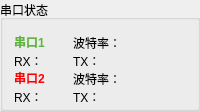
        <widget class="QGroupBox" name="spSet_groupBox">
         <property name="minimumSize">
          <size>
           <width>0</width>
           <height>111</height>
          </size>
         </property>
         <property name="maximumSize">
          <size>
           <width>999</width>
           <height>111</height>
          </size>
         </property>
         <property name="title">
          <string>串口状态</string>
         </property>
         <layout class="QGridLayout" name="gridLayout_12">
          <item row="4" column="0">
           <widget class="QLabel" name="bsp_label_11">
            <property name="minimumSize">
             <size>
              <width>0</width>
              <height>23</height>
             </size>
            </property>
            <property name="maximumSize">
             <size>
              <width>99999</width>
              <height>23</height>
             </size>
            </property>
            <property name="text">
             <string>RX：</string>
            </property>
           </widget>
          </item>
          <item row="0" column="2">
           <widget class="QLabel" name="bsp_label">
            <property name="minimumSize">
             <size>
              <width>0</width>
              <height>23</height>
             </size>
            </property>
            <property name="maximumSize">
             <size>
              <width>99999</width>
              <height>23</height>
             </size>
            </property>
            <property name="text">
             <string>波特率：</string>
            </property>
           </widget>
          </item>
          <item row="2" column="0">
           <widget class="QLabel" name="bsp_label_7">
            <property name="minimumSize">
             <size>
              <width>0</width>
              <height>23</height>
             </size>
            </property>
            <property name="maximumSize">
             <size>
              <width>99999</width>
              <height>23</height>
             </size>
            </property>
            <property name="text">
             <string>RX：</string>
            </property>
           </widget>
          </item>
          <item row="3" column="4">
           <widget class="QLabel" name="bsp_label_6">
            <property name="minimumSize">
             <size>
              <width>0</width>
              <height>23</height>
             </size>
            </property>
            <property name="maximumSize">
             <size>
              <width>99999</width>
              <height>23</height>
             </size>
            </property>
            <property name="text">
             <string/>
            </property>
           </widget>
          </item>
          <item row="3" column="0">
           <widget class="QLabel" name="portName_label_4">
            <property name="minimumSize">
             <size>
              <width>0</width>
              <height>23</height>
             </size>
            </property>
            <property name="maximumSize">
             <size>
              <width>99999</width>
              <height>23</height>
             </size>
            </property>
            <property name="text">
             <string>&lt;html&gt;&lt;head/&gt;&lt;body&gt;&lt;p&gt;&lt;span style=&quot; font-weight:600; color:#ff0000;&quot;&gt;串口2&lt;/span&gt;&lt;/p&gt;&lt;/body&gt;&lt;/html&gt;</string>
            </property>
           </widget>
          </item>
          <item row="2" column="2">
           <widget class="QLabel" name="bsp_label_8">
            <property name="minimumSize">
             <size>
              <width>0</width>
              <height>23</height>
             </size>
            </property>
            <property name="maximumSize">
             <size>
              <width>99999</width>
              <height>23</height>
             </size>
            </property>
            <property name="text">
             <string>TX：</string>
            </property>
           </widget>
          </item>
          <item row="0" column="0">
           <widget class="QLabel" name="portName_label">
            <property name="minimumSize">
             <size>
              <width>0</width>
              <height>23</height>
             </size>
            </property>
            <property name="maximumSize">
             <size>
              <width>99999</width>
              <height>23</height>
             </size>
            </property>
            <property name="text">
             <string>&lt;html&gt;&lt;head/&gt;&lt;body&gt;&lt;p&gt;&lt;span style=&quot; font-weight:600; color:#60b53b;&quot;&gt;串口1&lt;/span&gt;&lt;/p&gt;&lt;/body&gt;&lt;/html&gt;</string>
            </property>
           </widget>
          </item>
          <item row="4" column="2">
           <widget class="QLabel" name="bsp_label_9">
            <property name="minimumSize">
             <size>
              <width>0</width>
              <height>23</height>
             </size>
            </property>
            <property name="maximumSize">
             <size>
              <width>99999</width>
              <height>23</height>
             </size>
            </property>
            <property name="text">
             <string>TX：</string>
            </property>
           </widget>
          </item>
          <item row="3" column="2">
           <widget class="QLabel" name="bsp_label_10">
            <property name="minimumSize">
             <size>
              <width>0</width>
              <height>23</height>
             </size>
            </property>
            <property name="maximumSize">
             <size>
              <width>99999</width>
              <height>23</height>
             </size>
            </property>
            <property name="text">
             <string>波特率：</string>
            </property>
           </widget>
          </item>
         </layout>
        </widget>
